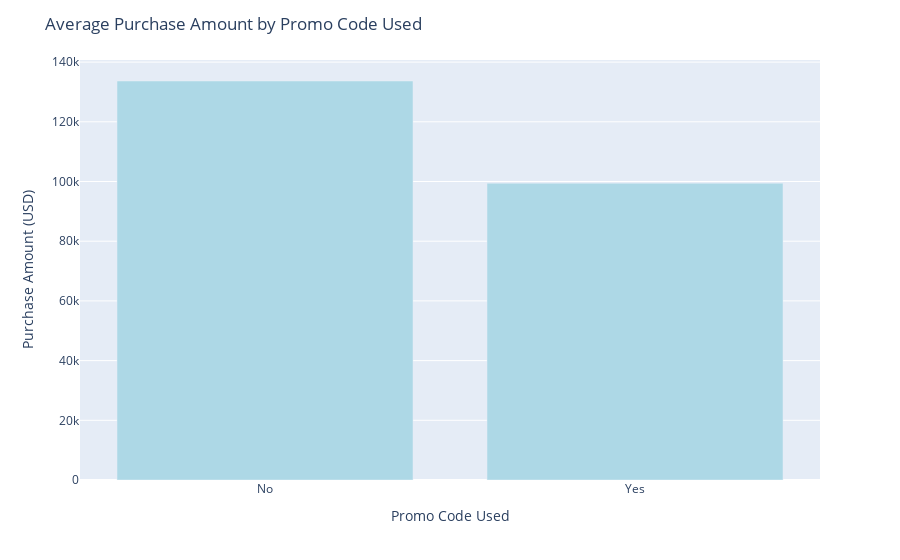

Notebook code for this chart:
### Code cell
fig = px.bar(shop_groupby, x='Promo Code Used', y='Purchase Amount (USD)', color_discrete_sequence=['#ADD8E6'])
fig.update_layout(title='Average Purchase Amount by Promo Code Used')
fig.show()

### Figure 1 — Plotly figure (JSON) as saved in the notebook; plotly's stock layout.template omitted (floating-point values rounded to 4 significant figures)
{"data": [{"alignmentgroup": "True", "hovertemplate": "Promo Code Used=%{x}<br>Purchase Amount (USD)=%{y}<extra></extra>", "legendgroup": "", "marker": {"color": "#ADD8E6", "pattern": {"shape": ""}}, "name": "", "offsetgroup": "", "orientation": "v", "showlegend": false, "textposition": "auto", "type": "bar", "x": ["No", "Yes"], "xaxis": "x", "y": [133670, 99411], "yaxis": "y"}], "layout": {"barmode": "relative", "legend": {"tracegroupgap": 0}, "margin": {"t": 60}, "title": {"text": "Average Purchase Amount by Promo Code Used"}, "xaxis": {"anchor": "y", "domain": [0, 1], "title": {"text": "Promo Code Used"}}, "yaxis": {"anchor": "x", "domain": [0, 1], "title": {"text": "Purchase Amount (USD)"}}}}
